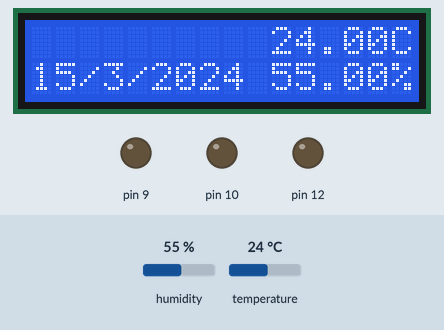
This sketch was run on a simulated Arduino Uno, built with avr-gcc and run on an emulated ATmega328P. On the bench: 16×2 character LCD, output pins drawn as LEDs (lit = HIGH). The test bench sets the inputs (shaded band); at power-on: temperature 24 °C, humidity 55 %. The local clock reads 2024-03-15 10:24:30 at power-on unless the sketch sets it.

Above: at 1.2 s.
1.3 s: temperature set to 11 °C
At 3.0 s:
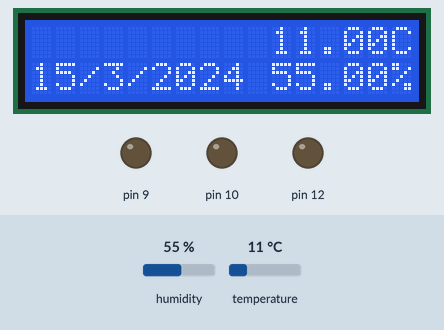
3.6 s: temperature set to 8 °C
At 5.1 s:
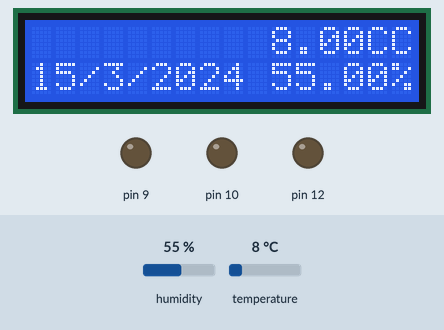
5.7 s: humidity set to 22 %
At 7.0 s:
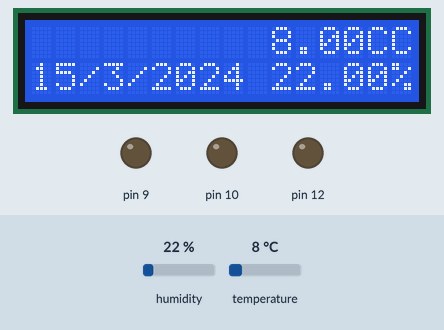
9.2 s: humidity set to 40 %
At 10.9 s:
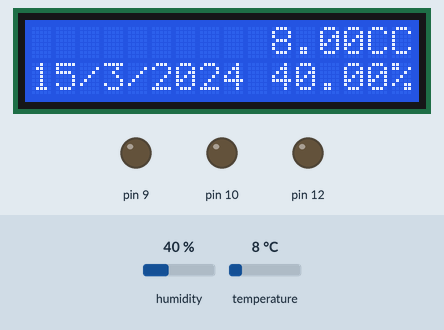
Timing chart, 0 to 12.2 s (numbered marks = the images above; inputs shaded):
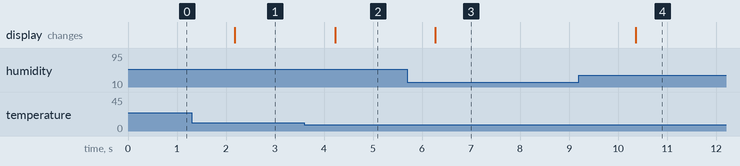

Measured:
- the behaviour switches between 10 and 9 °C on temperature (found by bisection; images 1 and 2)
- after the input at 1.3 s, the display: changes after 0.88 s (image 1)
- after the input at 3.6 s, the display: changes after 0.63 s (image 2)
- after the input at 5.7 s, the display: changes after 0.57 s (image 3)
- after the input at 9.2 s, the display: changes after 1.2 s (image 4)

The sketch:

AlarmClock.ino
```cpp
#include "Weather.h"
#include "Alarm.h"
#include "Clock.h"
#include "Bluetooth.h"
#include <Wire.h>
#include <LiquidCrystal_I2C.h>

LiquidCrystal_I2C lcd(0x27, 16, 2);
Weather weatherStation(2);
Clock clock(8, 7, 6);
Alarm alarm(10, 3, 9, false);
BluetoothHC05 bluetoothHC05(11, 12);

char* hour;
char* minute;
char* second;

char* temperature;
char* humidity;

const byte interruptPin = 3;
String alarmDataString = " 1 ";
String currentTime = " 2 ";
bool wasPlayed = false;
char rc;
char toSend[8];

String oldAlarm = "";

void setup() {
  Serial.begin(9600);
  bluetoothHC05.begin(9600);

  lcd.init();
  lcd.backlight();
  //  clock.SetTimeAndDate(sec, min, h, weekday, day, month, year);
}


void loop() {
  clock.Update();

  DisplayTime();
  DisplayWeather();
  ReceiveBluetoothData();

  if (currentTime == alarmDataString && wasPlayed == false) {
    wasPlayed = true;
    StartAlarm();
  }

  if (currentTime != alarmDataString) {
    wasPlayed == false;
  }
}


void ReceiveBluetoothData() {
  if (bluetoothHC05.available()) {
    alarmDataString = "";

    while (bluetoothHC05.available() > 0) {
      rc = bluetoothHC05.read();
      alarmDataString += rc;
      Serial.print(rc);
    }

    if (oldAlarm == alarmDataString) {
        wasPlayed = false;
        alarm.isStopped = false;
        digitalWrite(3, HIGH);
    }
    delay(2000);
  }
    oldAlarm = alarmDataString;
}


void DisplayTime() {
  hour = clock.getHour();
  minute = clock.getMin();
  second = clock.getSec();

  bluetoothHC05.write('a');
  bluetoothHC05.write(hour[0]);
  bluetoothHC05.write(hour[1]);
  bluetoothHC05.write(':');
  bluetoothHC05.write(minute[0]);
  bluetoothHC05.write(minute[1]);
  bluetoothHC05.write(':');
  bluetoothHC05.write(second[0]);
  bluetoothHC05.write(second[1]);

  lcd.setCursor(0, 0);
  lcd.print(clock.ToStringTime());
  lcd.setCursor(0, 1);
  lcd.print(clock.ToStringDate());

  currentTime = clock.ToStringAlarm();
  delete[] hour;
  delete[] minute;
  delete[] second;
}


void DisplayWeather() {
  temperature = weatherStation.getTemperature();
  humidity = weatherStation.getHumidity();

  bluetoothHC05.write(temperature[0]);
  bluetoothHC05.write(temperature[1]);
  bluetoothHC05.write(temperature[2]);
  bluetoothHC05.write(humidity[0]);
  bluetoothHC05.write(humidity[1]);

  lcd.setCursor(10, 0);
  lcd.print(weatherStation.ToStringTemperature());

  lcd.setCursor(10, 1);
  lcd.print(weatherStation.ToStringHumidity());

  delete[] temperature;
  delete[] humidity;
}


void StartAlarm() {
  lcd.clear();
  lcd.setCursor(0, 0);
  lcd.print("WAKE UP");
  alarm.SwitchOn();
}
```

Alarm.cpp
```cpp
#include "Alarm.h"
#include <Arduino.h>

int melody[] = {
  N_A3, 0, N_GS3, N_G3, N_F3, N_D3, N_F3, N_G3, N_AS2, N_AS2, N_D4, N_A3, 0, N_GS3, N_G3, N_F3, N_D3, N_F3, N_G3, N_D3, N_D3, N_D4, N_A3, 0, N_GS3, N_G3, N_F3, N_D3, N_F3, N_G3, N_C3, N_C3, N_D4, N_A3, 0, N_GS3, N_G3, N_F3, N_D3, N_F3,
};

char noteDurations[320] = {
  6, 32, 8, 8, 8, 16, 16, 16, 16, 16, 8, 6, 32, 8, 8, 8, 16, 16, 16, 16, 16, 8, 6, 32, 8, 8, 8, 16, 16, 16, 16, 16, 8, 6, 32, 8, 8, 8, 16, 16,
};


Alarm::Alarm(int buzzerPin, int interruptPin, int diodePin, bool isStopped) {
  _buzzerPin = buzzerPin;
  _interruptPin = interruptPin;
  _diodePin = diodePin;
  isStopped = isStopped;
  pinMode(_buzzerPin, OUTPUT);
  pinMode(_diodePin, OUTPUT);
  pinMode(_interruptPin, INPUT_PULLUP);
}

void Alarm::SwitchOn(){
  int melody_len = sizeof(melody)/sizeof(melody[0]);
  int brightness = 0;
  int fadeAmount = 4;

  while(!isStopped){
    for (int thisNote = 0; thisNote < melody_len; thisNote++) {
      int noteDuration = TEMPO / (int)noteDurations[thisNote];
      tone(_buzzerPin, melody[thisNote], noteDuration);
      int pauseBetweenNotes = noteDuration * 1.45;
      delay(pauseBetweenNotes);
      noTone(8);

      // diode intensity
      analogWrite(_diodePin, brightness);
      brightness = brightness + fadeAmount;
      if (brightness <= 0 || brightness >= 140) {
        fadeAmount = -fadeAmount;
      }

      // button interrupt
      if(!digitalRead(3)){
        analogWrite(_interruptPin, 0);
        isStopped = true;
        break;
      }
    }
  }
  isStopped = false;
}
```

Alarm.h
```cpp
#ifndef Alarm_h
#define Alarm_h

#include "pitches.h"

class Alarm {
  public:
    Alarm(int buzzerPin, int interruptPin, int diodePin, bool isStopped);
    void SwitchOn();
    bool isStopped;
  private:
    int _buzzerPin;
    int _interruptPin;
    int _diodePin;
    int const TEMPO = 1200;
};

#endif
```

Weather.cpp
```cpp
#include "Weather.h"


Weather::Weather(int pin) {
  _pin = pin;
  pinMode(_pin, OUTPUT);
  _dht = new DHT(_pin, DHT11);
  _dht->begin();
}

Weather::~Weather() {
  delete _dht;
}

float Weather::GetTemperature() {
  float t = _dht->readTemperature();
  if (isnan(t)) {
    Serial.println(F("Failed to read temperature from DHT sensor!"));
    return 0.0;
  }
  return t;
}

float Weather::GetHumidity() {
  float h = _dht->readHumidity();
  if (isnan(h)) {
    Serial.println(F("Failed to read humidity from DHT sensor!"));
    return 0.0;
  }
  return h;
}

String Weather::ToStringTemperature(){
  return String(GetTemperature()) + "C";
}

String Weather::ToStringHumidity(){
  return String(GetHumidity()) + "% ";
}

char* Weather::getTemperature(){
  int temp = GetTemperature();
  char* toReturn = new char[3];

  if (temp < 0) {
    toReturn[0] = 45;
   } else {
    toReturn[0] = 32;
  }

  int absTemp = abs(temp);

  if (absTemp < 10) {
    toReturn[1] = 48;
    toReturn[2] = temp + 48;
   } else {
    int tens = absTemp/10;
    int units = absTemp%10;
    toReturn[1] = tens + 48;
    toReturn[2] = units + 48;
  }
   return toReturn;
}

char* Weather::getHumidity(){
  int weather = GetHumidity();
  char* toReturn = new char[2];
   if (weather < 10) {
    toReturn[0] = 48;
    toReturn[1] = weather + 48;
   } else {
    int tens = weather/10;
    int units = weather%10;
    toReturn[0] = tens + 48;
    toReturn[1] = units + 48;
   }
   return toReturn;
  }
```

Weather.h
```cpp
#ifndef Weather_h
#define Weather_h

#include "DHT.h"

class Weather {
  public:
    Weather(int pin);
    ~Weather();
    float GetTemperature();
    float GetHumidity();
    String ToStringTemperature();
    String ToStringHumidity();
    char* getTemperature();
    char* getHumidity();
  private:
    int _pin;
    DHT* _dht;
};

#endif
```

bluetooth.cpp
```cpp
#include "Bluetooth.h"
#include <arduino.h>

BluetoothHC05::BluetoothHC05(int pinRx, int pinTx) : SoftwareSerial(pinRx, pinTx)
{
  pinMode(pinRx, INPUT);
  pinMode(pinTx, OUTPUT);
  begin(9600);
}
```

bluetooth.h
```cpp
#ifndef Bluetooth_h
#define Bluetooth_h

#include <SoftwareSerial.h>


class BluetoothHC05 : public SoftwareSerial
{
  public:
    BluetoothHC05(int pinRx, int pinTx);


};
#endif  //_BTHC05_H
```

clock.cpp
```cpp
#include "Clock.h"

Clock::Clock(int _rst, int _dat, int _clk) {
  _pinRST = _rst;
  _pinDAT = _dat;
  _pinCLK = _clk;
  _RTC = new virtuabotixRTC(_pinCLK, _pinDAT, _pinRST);
  _RTC->_DS1302_start();
}

Clock::~Clock() {
  delete _RTC;
}

void Clock::Update(){
  _RTC->updateTime();
}

void Clock::SetTimeAndDate(int _seconds, int _minutes, int _hours, int _dayOfWeek, int _day, int _month, int _year){
  _RTC->setDS1302Time(_seconds, _minutes, _hours, _dayOfWeek, _day, _month, _year);
}

String Clock::ToStringAlarm() {
   return String(_RTC->hours) + ":" + String(_RTC->minutes);
}

String Clock::ToStringTime() {
  String timeToDisplay;

  if (_RTC->hours > 10 && _RTC->minutes > 10 && _RTC->seconds > 10) {
    timeToDisplay = String(_RTC->hours) + ":" + String(_RTC->minutes) + ":" + String(_RTC->seconds);
  } else if (_RTC->hours > 10 && _RTC->minutes > 10 && _RTC->seconds < 10) {
    timeToDisplay = String(_RTC->hours) + ":" + String(_RTC->minutes) + ":0" + String(_RTC->seconds);
  } else if (_RTC->hours > 10 && _RTC->minutes < 10 && _RTC->seconds < 10) {
    timeToDisplay = String(_RTC->hours) + ":0" + String(_RTC->minutes) + ":0" + String(_RTC->seconds);
  } else if (_RTC->hours > 10 && _RTC->minutes < 10 && _RTC->seconds > 10) {
    timeToDisplay = String(_RTC->hours) + ":0" + String(_RTC->minutes) + ":" + String(_RTC->seconds);
  } else if (_RTC->hours < 10 && _RTC->minutes > 10 && _RTC->seconds > 10) {
    timeToDisplay = "0" + String(_RTC->hours)+ ":" + String(_RTC->minutes) + ":" + String(_RTC->seconds);
  } else if (_RTC->hours < 10 && _RTC->minutes < 10 && _RTC->seconds < 10) {
    timeToDisplay = "0" + String(_RTC->hours)+ ":0" + String(_RTC->minutes) + ":0" + String(_RTC->seconds);
  } else if (_RTC->hours < 10 && _RTC->minutes > 10 && _RTC->seconds < 10) {
    timeToDisplay = "0" + String(_RTC->hours)+ ":" + String(_RTC->minutes) + ":0" + String(_RTC->seconds);
  } else if (_RTC->hours < 10 && _RTC->minutes < 10 && _RTC->seconds > 10) {
    timeToDisplay = "0" + String(_RTC->hours)+ ":0" + String(_RTC->minutes) + ":" + String(_RTC->seconds);
  }

  return timeToDisplay;
}

String Clock::ToStringDate() {
  return String(_RTC->dayofmonth) + "/" + String(_RTC->month) + "/" + String(_RTC->year);
}


char* Clock::getHour() {
   int hour = _RTC->hours;
   char* toReturn = new char[2];
   if (hour < 10) {
    toReturn[0] = 48;
    toReturn[1] = hour + 48;
   } else {
    int tens = hour/10;
    int units = hour%10;
    toReturn[0] = tens + 48;
    toReturn[1] = units + 48;
   }
   return toReturn;
}

char* Clock::getMin() {
   int minute = _RTC->minutes;
   char* toReturn = new char[2];
   if (minute < 10) {
    toReturn[0] = 48;
    toReturn[1] = minute + 48;
   } else {
    int tens = minute/10;
    int units = minute%10;
    toReturn[0] = tens + 48;
    toReturn[1] = units + 48;
   }
   return toReturn;
}

char* Clock::getSec() {
   int sec = _RTC->seconds;
   char* toReturn = new char[2];
   if (sec < 10) {
    toReturn[0] = 48;
    toReturn[1] = sec + 48;
   } else {
    int tens = sec/10;
    int units = sec%10;
    toReturn[0] = tens + 48;
    toReturn[1] = units + 48;
   }
   return toReturn;
}
```

clock.h
```cpp
#ifndef Clock_h
#define Clock_h

#include "virtuabotixRTC.h"

class Clock {
  public:
    Clock(int _rst, int _dat, int _clk);
    ~Clock();
    void SetTimeAndDate(int _seconds, int _minutes, int _hours, int _dayOfWeek, int _day, int _month, int _year);
    void Update();
    String ToStringDate();
    String ToStringTime();
    String ToStringAlarm();

    char* getHour();
    char* getMin();
    char* getSec();
  private:
    int _pinRST;
    int _pinDAT;
    int _pinCLK;
    virtuabotixRTC* _RTC;
};

#endif
```

pitches.h
```cpp
/*************************************************
 * Public Constants
 *************************************************/

#define NOTE_B0  31
#define NOTE_C1  33
#define NOTE_CS1 35
#define NOTE_D1  37
#define NOTE_DS1 39
#define NOTE_E1  41
#define NOTE_F1  44
#define NOTE_FS1 46
#define NOTE_G1  49
#define NOTE_GS1 52
#define NOTE_A1  55
#define NOTE_AS1 58
#define NOTE_B1  62
#define NOTE_C2  65
#define NOTE_CS2 69
#define NOTE_D2  73
#define NOTE_DS2 78
#define NOTE_E2  82
#define NOTE_F2  87
#define NOTE_FS2 93
#define NOTE_G2  98
#define NOTE_GS2 104
#define NOTE_A2  110
#define NOTE_AS2 117
#define NOTE_B2  123
#define NOTE_C3  131
#define NOTE_CS3 139
#define NOTE_D3  147
#define NOTE_DS3 156
#define NOTE_E3  165
#define NOTE_F3  175
#define NOTE_FS3 185
#define NOTE_G3  196
#define NOTE_GS3 208
#define NOTE_A3  220
#define NOTE_AS3 233
#define NOTE_B3  247
#define NOTE_C4  262
#define NOTE_CS4 277
#define NOTE_D4  294
#define NOTE_DS4 311
#define NOTE_E4  330
#define NOTE_F4  349
#define NOTE_FS4 370
#define NOTE_G4  392
#define NOTE_GS4 415
#define NOTE_A4  440
#define NOTE_AS4 466
#define NOTE_B4  494
#define NOTE_C5  523
#define NOTE_CS5 554
#define NOTE_D5  587
#define NOTE_DS5 622
#define NOTE_E5  659
#define NOTE_F5  698
#define NOTE_FS5 740
#define NOTE_G5  784
#define NOTE_GS5 831
#define NOTE_A5  880
#define NOTE_AS5 932
#define NOTE_B5  988
#define NOTE_C6  1047
#define NOTE_CS6 1109
#define NOTE_D6  1175
#define NOTE_DS6 1245
#define NOTE_E6  1319
#define NOTE_F6  1397
#define NOTE_FS6 1480
#define NOTE_G6  1568
#define NOTE_GS6 1661
#define NOTE_A6  1760
#define NOTE_AS6 1865
#define NOTE_B6  1976
#define NOTE_C7  2093
#define NOTE_CS7 2217
#define NOTE_D7  2349
#define NOTE_DS7 2489
#define NOTE_E7  2637
#define NOTE_F7  2794
#define NOTE_FS7 2960
#define NOTE_G7  3136
#define NOTE_GS7 3322
#define NOTE_A7  3520
#define NOTE_AS7 3729
#define NOTE_B7  3951
#define NOTE_C8  4186
#define NOTE_CS8 4435
#define NOTE_D8  4699
#define NOTE_DS8 4978

#define N_B0  31
#define N_C1  33
#define N_CS1 35
#define N_D1  37
#define N_DS1 39
#define N_E1  41
#define N_F1  44
#define N_FS1 46
#define N_G1  49
#define N_GS1 52
#define N_A1  55
#define N_AS1 58
#define N_B1  62
#define N_C2  65
#define N_CS2 69
#define N_D2  73
#define N_DS2 78
#define N_E2  82
#define N_F2  87
#define N_FS2 93
#define N_G2  98
#define N_GS2 104
#define N_A2  110
#define N_AS2 117
#define N_B2  123
#define N_C3  131
#define N_CS3 139
#define N_D3  147
#define N_DS3 156
#define N_E3  165
#define N_F3  175
#define N_FS3 185
#define N_G3  196
#define N_GS3 208
#define N_A3  220
#define N_AS3 233
#define N_B3  247
#define N_C4  262
#define N_CS4 277
#define N_D4  294
#define N_DS4 311
#define N_E4  330
#define N_F4  349
#define N_FS4 370
#define N_G4  392
#define N_GS4 415
#define N_A4  440
#define N_AS4 466
#define N_B4  494
#define N_C5  523
#define N_CS5 554
#define N_D5  587
#define N_DS5 622
#define N_E5  659
#define N_F5  698
#define N_FS5 740
#define N_G5  784
#define N_GS5 831
#define N_A5  880
#define N_AS5 932
#define N_B5  988
#define N_C6  1047
#define N_CS6 1109
#define N_D6  1175
#define N_DS6 1245
#define N_E6  1319
#define N_F6  1397
#define N_FS6 1480
#define N_G6  1568
#define N_GS6 1661
#define N_A6  1760
#define N_AS6 1865
#define N_B6  1976
#define N_C7  2093
#define N_CS7 2217
#define N_D7  2349
#define N_DS7 2489
#define N_E7  2637
#define N_F7  2794
#define N_FS7 2960
#define N_G7  3136
#define N_GS7 3322
#define N_A7  3520
#define N_AS7 3729
#define N_B7  3951
#define N_C8  4186
#define N_CS8 4435
#define N_D8  4699
#define N_DS8 4978
```
